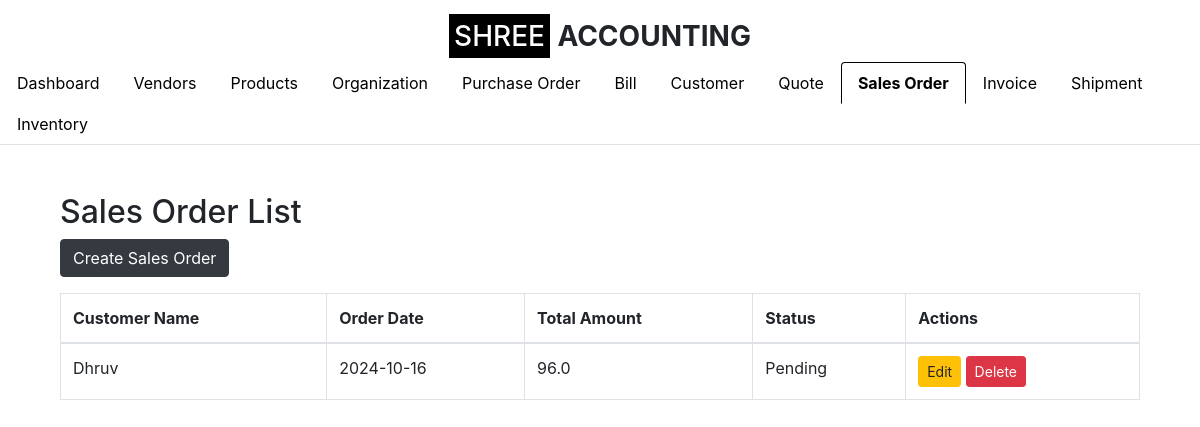
/sales_order (signed in), run on an earlier commit of the app's database.
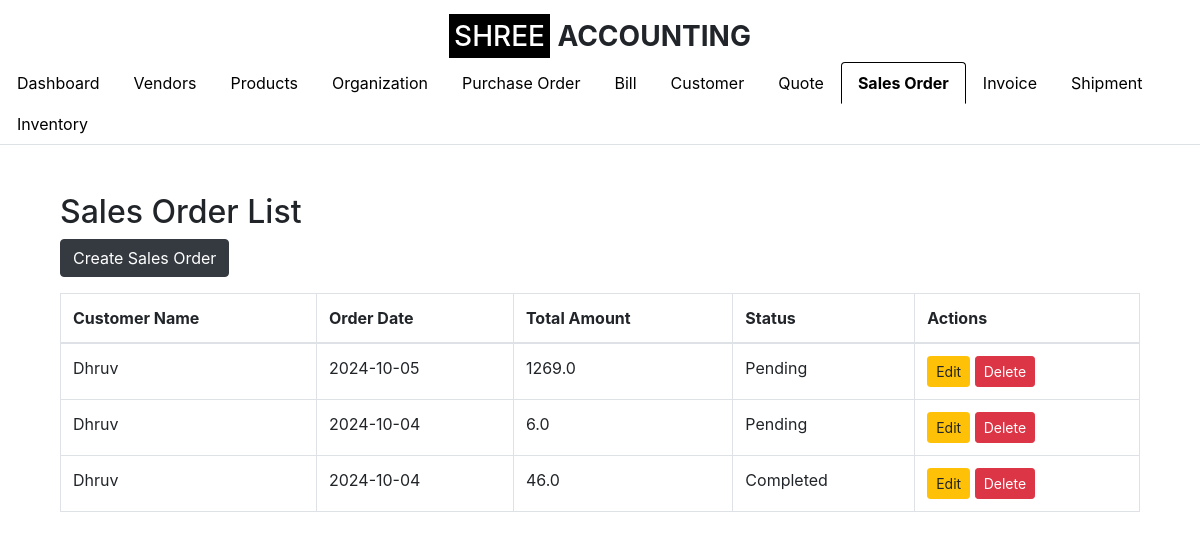
And on a later commit of the database.
### app.py (models this page shows, shortened)
class SalesOrder(db.Model):
    __tablename__ = 'sales_order'
    id = db.Column(db.Integer, primary_key=True)
    order_number = db.Column(db.String(50), nullable=False, unique=True)
    customer_id = db.Column(db.Integer, db.ForeignKey('customer.id'), nullable=False)
    order_date = db.Column(db.Date, nullable=False)
    total_amount = db.Column(db.Float, nullable=False)
    status = db.Column(db.String(50), nullable=False, default='Draft')
    organization_id = db.Column(db.Integer, db.ForeignKey('setup_organization.id'), nullable=False)
    quote_id = db.Column(db.Integer, db.ForeignKey('quote.id'),
                         nullable=True)  # Nullable if not all Sales Orders are created from Quotes
    customer = db.relationship('Customer', backref=db.backref('sales_orders', lazy=True))
    organization = db.relationship('SetupOrganization', backref=db.backref('sales_orders', lazy=True))
    quote = db.relationship('Quote', backref=db.backref('sales_orders', lazy=True))  # Establish relationship with Quote
    line_items = db.relationship('SalesOrderLineItem', backref='order_ref', lazy=True, cascade="all, delete-orphan")

class Customer(db.Model):
    id = db.Column(db.Integer, primary_key=True)
    customer_name = db.Column(db.String(100), nullable=False)
    company_name = db.Column(db.String(100), nullable=False)
    email_id = db.Column(db.String(100), nullable=False)
    phone_number = db.Column(db.String(15), nullable=False)
    address = db.Column(db.String(255), nullable=False)
    gst_number = db.Column(db.String(15), nullable=True)  # GST Number is optional
    organization_id = db.Column(db.Integer, db.ForeignKey('organization.id'), nullable=False)
    organization = db.relationship('Organization', backref=db.backref('customers', lazy=True))

### app.py (the view)
    def wrap(*args, **kwargs):
        if 'logged_in' in session:
            return f(*args, **kwargs)
        else:
            flash('Please log in first.', 'warning')
            return redirect(url_for('login'))

### app.py (called while the page is built)
def login_required(f):
    def wrap(*args, **kwargs):
        if 'logged_in' in session:
            return f(*args, **kwargs)
        else:
            flash('Please log in first.', 'warning')
            return redirect(url_for('login'))
    wrap.__name__ = f.__name__
    return wrap

@app.route('/sales_order', methods=['GET'])
@login_required
def sales_order_list():
    organization_id = session.get('organization_id')
    sales_orders = SalesOrder.query.join(Customer).filter(
        Customer.organization_id == organization_id,
        SalesOrder.organization_id == organization_id  # Ensure sales order belongs to the user's organization
    ).all()
    return render_template('sales_order_list.html', sales_orders=sales_orders, show_logo=True, active_tab='sales_order')

### templates/sales_order_list.html (shortened to what this page needs)
{% extends "base.html" %}
{% block content %}
<div class="container mt-5">
    <h2>Sales Order List</h2>
    <a href="{{ url_for('create_sales_order') }}" class="btn btn-dark mb-3">Create Sales Order</a>
    <table class="table table-bordered">
        <thead>
            <tr>
                <th>Customer Name</th>
                <th>Order Date</th>
                <th>Total Amount</th>
                <th>Status</th>
                <th>Actions</th>
            </tr>
        </thead>
        <tbody>
            {% for order in sales_orders %}
            <tr>
                <td>{{ order.customer.customer_name }}</td>
                <td>{{ order.order_date }}</td>
                <td>{{ order.total_amount }}</td>
                <td>{{ order.status }}</td>
                <td>
                    <a href="{{ url_for('edit_sales_order', sales_order_id=order.id) }}" class="btn btn-warning btn-sm">Edit</a>
                    <form action="{{ url_for('delete_sales_order', order_id=order.id) }}" method="POST" style="display:inline-block;">
                        <button type="submit" class="btn btn-danger btn-sm" onclick="return confirm('Are you sure you want to delete this sales order?');">Delete</button>
                    </form>
                </td>
            </tr>
            {% endfor %}
        </tbody>
    </table>
</div>
{% endblock %}

What changed in the data, as far as the page shows it:
changed SalesOrder (number 1 of 3 on the later page): order_date "2024-10-16" → "2024-10-05"; total_amount "96.0" → "1269.0"
added SalesOrder: customer.customer_name "Dhruv", order_date "2024-10-04", total_amount "6.0", status "Pending"
added SalesOrder: customer.customer_name "Dhruv", order_date "2024-10-04", total_amount "46.0", status "Completed"
